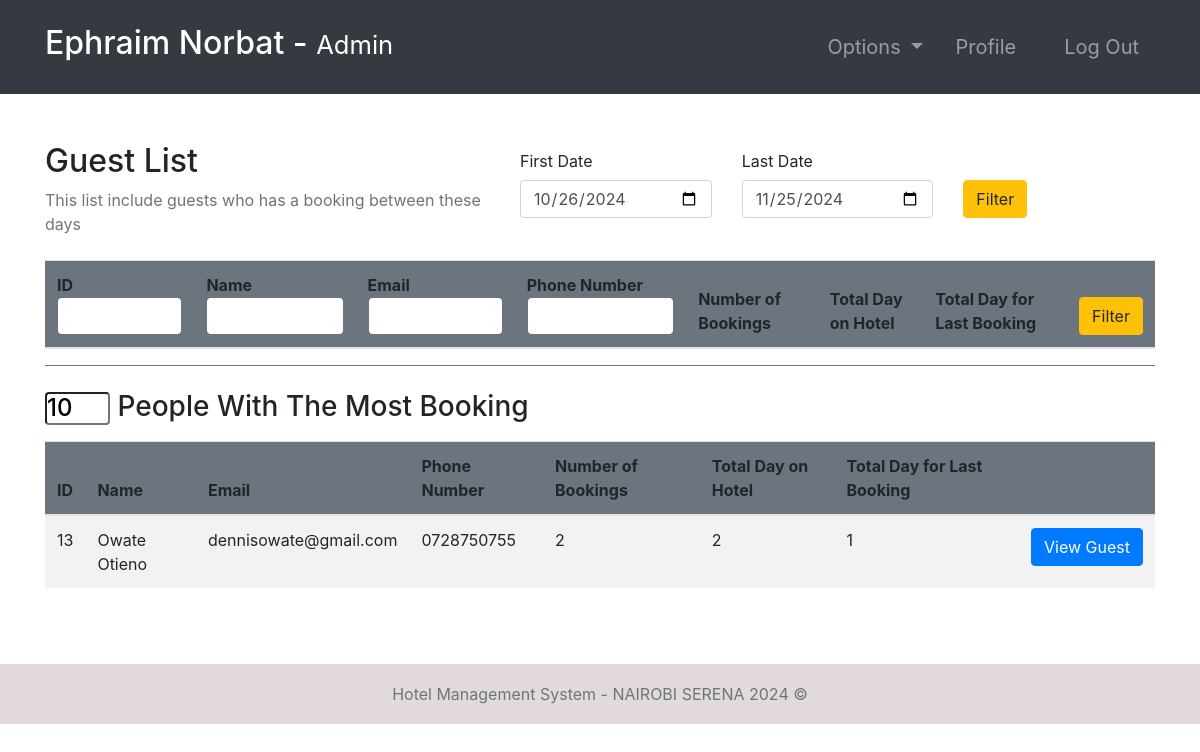
Screenshot of /guests/ (signed in) with the database file from the repository.
### room/models.py (models this page shows, shortened)
class Guest(models.Model):
    user = models.OneToOneField(User, null=True, on_delete=models.CASCADE)
    phoneNumber = PhoneNumberField(unique=True)
    def numOfBooking(self):
        return Booking.objects.filter(guest=self).count()
    def numOfDays(self):
        totalDay = 0
        bookings = Booking.objects.filter(guest=self)
        for b in bookings:
            day = b.endDate - b.startDate
            totalDay += int(day.days)
        return totalDay
    def numOfLastBookingDays(self):
        try:
            return int((Booking.objects.filter(guest=self).last().endDate - Booking.objects.filter(guest=self).last().startDate).days)
        except:
            return 0

class Booking(models.Model):
    roomNumber = models.ForeignKey(Room, on_delete=models.CASCADE)
    guest = models.ForeignKey(Guest, null=True, on_delete=models.CASCADE)
    dateOfReservation = models.DateField(default=timezone.now)
    startDate = models.DateField()
    endDate = models.DateField()

### accounts/views.py (the view, shortened to what this page needs)
# urls.py: path('guests/', guests, name="guests"),
@login_required(login_url='login')
def guests(request):
    role = str(request.user.groups.all()[0])
    path = role + "/"
    topRange = Booking.objects.all().values("guest").annotate(
        total=Count("guest")).order_by("-total")
    topLimit = 10
    topList = []
    for t in topRange:
        if len(topList) > 10:
            break
        else:
            topList.append(Guest.objects.get(id=t.get("guest")))
    bookings = Booking.objects.all()
    fd = datetime.combine(date.today()-timedelta(days=30), datetime.min.time())
    ld = datetime.combine(date.today(), datetime.min.time())
    guests = []
    for b in bookings:
        if b.endDate >= fd.date() and b.startDate <= ld.date():
            if b.guest not in guests:
                guests.append(b.guest)
    context = {
        "role": role,
        "guests": guests,
        "topList": topList,
        "topLimit": topLimit,
        "fd": fd,
        "ld": ld
    }
    return render(request, path + "guests.html", context)

### Templates/admin/guests.html
{% extends '../index.html' %}
{% block context %}
{% include '../common_pages/guests.html' %}
{% endblock %}

### Templates/incs/nav.html (shortened to what this page needs)
<nav class="navbar navbar-dark bg-dark navbar-expand-lg py-3 " role="navigation">
    <div class="container">
        <a href="" class="navbar-brand">
            <h2 class="text-capitalize">
                {{ request.user.first_name }} {{ request.user.last_name }} -
                <small>
                    {{ role }}
                </small>
            </h2>
        </a>
        <div class="collapse navbar-collapse" id="navbarTags">
            <ul class="navbar-nav ml-auto">
                <li class="nav-item dropdown p-2">
                    <a class="nav-link dropdown-toggle" href="#" id="navbarDropdown" role="button"
                        data-toggle="dropdown" aria-haspopup="true" aria-expanded="false">
                        Options
                    </a>
                </li>
                <li class="nav-item mr-3 p-2">
                    {% if role == 'staff' or role == 'receptionist' or role == 'admin' or role == 'manager' %}
                    <a href="{% url 'employee-profile' user.id %}" class="nav-link">Profile</a>
                    {% endif %}
                </li>
                <li class="nav-item p-2 ">
                    <a href="{% url 'logout' %}" class="nav-link">Log Out</a>
                </li>
            </ul>
        </div>
    </div>
</nav>

### Templates/common_pages/guests.html (shortened to what this page needs)
<div class="container py-5">
    <div class="table-header row">
        <div class="col-sm-12 col-md-12 col-lg-5 mb-4">
            <h2>Guest List</h2>
            <span class="text-muted">This list include guests who has a booking between these days</span>
        </div>
        <div class="col-sm-12 col-md-12 col-lg-7">
            <form action="" method="POST">
                <div class="row">
                    <div class="form-group col-4">
                        <label for="example-date-input" class="col-form-label">First Date</label>
                        <div class="">
                            <input class="form-control" type="date"
                                value="{{fd.year}}-{% if fd.month < 10 %}0{{fd.month}}{% else %}{{fd.month}}{% endif %}-{% if fd.day < 10 %}0{{fd.day}}{% else %}{{fd.day}}{% endif %}"
                                name="f_day" id="f_day">
                        </div>
                    </div>
                    <div class="form-group col-4">
                        <label for="example-date-input" class="col-form-label">Last Date</label>
                        <div class="">
                            <input class="form-control" type="date"
                                value="{{ld.year}}-{% if ld.month < 10 %}0{{ld.month}}{% else %}{{ld.month}}{% endif %}-{% if ld.day < 10 %}0{{ld.day}}{% else %}{{ld.day}}{% endif %}"
                                name="l_day" id="l_day">
                        </div>
                    </div>
                    <div class="col-4" style="margin-top:38px;">
                        <button type="submit" class="btn btn-warning" name="filterDate">Filter</button>
                    </div>
                </div>
            </form>
        </div>
    </div>
    <table class="table table-hover table-striped">
        <thead class="bg-secondary rounded">
            <tr>
                <form action="" method="POST">
                    <th>ID<input type="number" name="id" min="0" value="{{id}}"
                            class="form-control border border-secondary">
                    </th>
                    <th>Name<input type="text" name="name" value="{{name}}"
                            class="form-control border border-secondary"></th>
                    <th>Email<input type="text" name="email" value="{{email}}"
                            class="form-control border border-secondary"></th>
                    <th>Phone Number<input type="number" name="number" min="0" value="{{number}}"
                            class="form-control border border-secondary">
                    </th>
                    <th>Number of Bookings</th>
                    <th>Total Day on Hotel</th>
                    <th>Total Day for Last Booking</th>
                    <th><button type="submit" name="filterGuest" class="btn btn-warning w-100">Filter</button></th>
                </form>
            </tr>
        </thead>
    </table>
    <div class="top-10 pt-4 border-top border-secondary">
        <div class="h3">
            <form action="" method="POST">
                <input type="number" name="top" min="0" value="{{topLimit}}" class="d-inline rounded h4"
                    style="width: 65px;">
                People With The Most Booking
            </form>
        </div>
        <table class="table table-hover table-striped">
            <thead class="bg-secondary rounded">
                <tr>
                    <th>ID</th>
                    <th>Name</th>
                    <th>Email</th>
                    <th>Phone Number</th>
                    <th>Number of Bookings</th>
                    <th>Total Day on Hotel</th>
                    <th>Total Day for Last Booking</th>
                    <th></th>
                </tr>
            </thead>
            <tbody>
                {% for g in topList %}
                <tr>
                    <td>{{g.user.id}}</td>
                    <td>{{g.user.first_name}} {{g.user.last_name}}</td>
                    <td>{{g.user.email}}</td>
                    <td>{{g.phoneNumber}}</td>
                    <td>{{g.numOfBooking}}</td>
                    <td>{{g.numOfDays}}</td>
                    <td>{{g.numOfLastBookingDays}}</td>
                    <td> <a href="{% url 'guest-profile' g.user.id %}"
                            class="btn btn btn-primary w-100">View&nbsp;Guest</a>
                    </td>
                </tr>
                {% endfor %}
            </tbody>
        </table>
    </div>
</div>

### static/css/main.css (style rules this page uses)
* { margin: 0; padding: 0; -webkit-font-smoothing: antialiased; }
body { position: relative; }
nav .nav-item { font-size: 20px; }

### rows the page displays
Guest: user.id "13", user.first_name "Owate", user.last_name "Otieno", user.email "dennisowate@gmail.com", phoneNumber "0728750755", numOfBooking "2", numOfDays "2", numOfLastBookingDays "1"

### other values shown
{{ request.user.first_name }} "Ephraim"
{{ request.user.last_name }} "Norbat"
{{ role }} "Admin"
